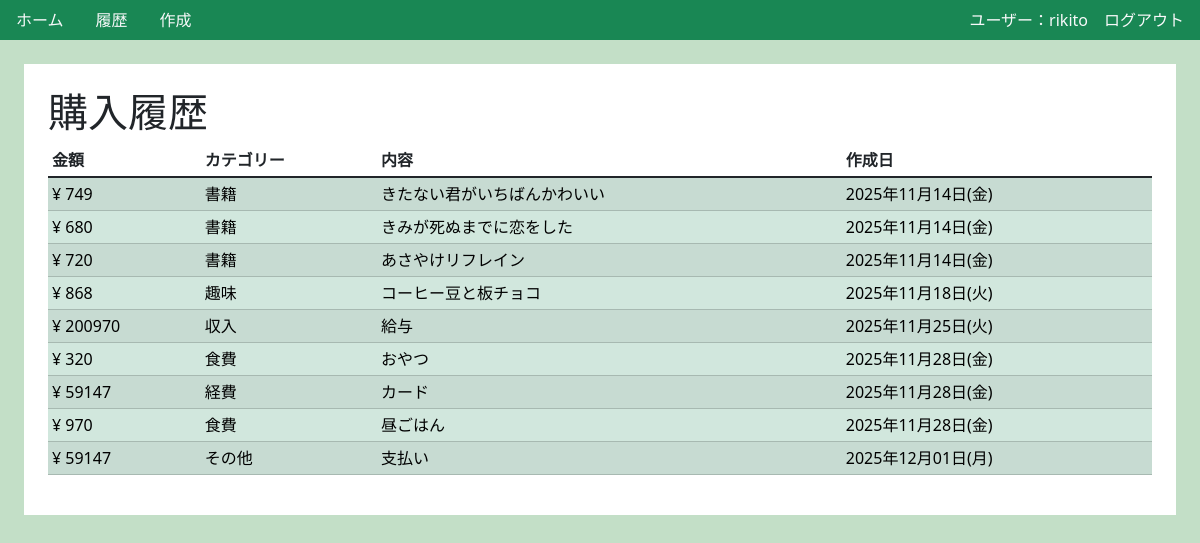
Before: /history (signed in) with the older database file.
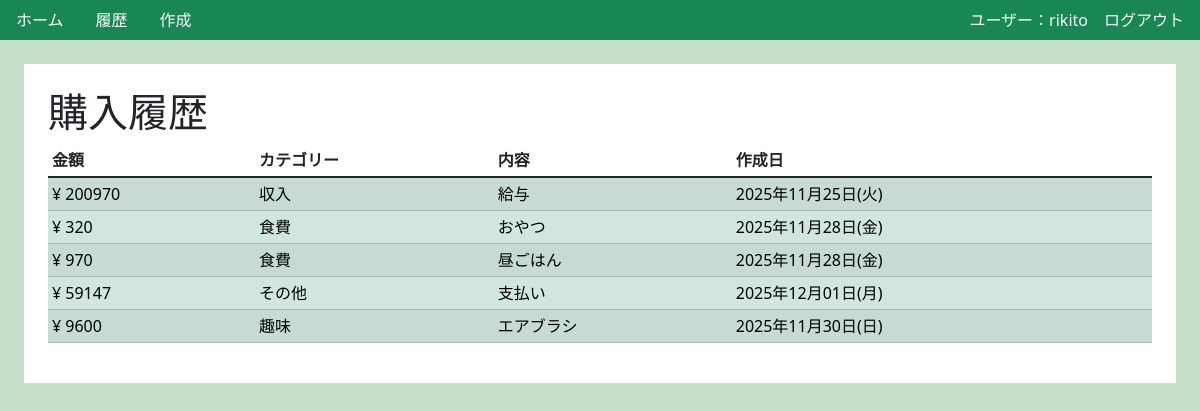
After: the same page with the newer database file.
### homebudget/models.py (models this page shows, shortened)
class HomoBudget(models.Model):
    category = models.CharField(max_length=100, choices=CATEGORY)
    price = models.IntegerField()
    content = models.CharField(max_length=100, default="")
    created_at = models.DateField()

### homebudget/views.py (the view)
# urls.py: path('history', views.ListHomeView.as_view(),name="history"),
class ListHomeView(LoginRequiredMixin,ListView):
    model = HomoBudget
    template_name = "homebudget/list.html"

### homebudget/templates/homebudget/list.html (shortened to what this page needs)
{% extends 'base.html' %}
{% block h1 %}購入履歴{% endblock h1 %}
{% block content %}
<div class="d-flex justify-content-center">
    <table class=" table table-striped table-sm table-hover  border-success ">
        <thead>
            <tr>
                <th scope="col" class="text-dark"">金額</th>
                <th scope="col" class="text-dark"">カテゴリー</th>
                <th scope="col" class="text-dark"">内容</th>
                <th scope="col" class="text-dark"">作成日</th>
            </tr>
        </thead>
        <tbody class="table-group-divider">
            {% for obj in  object_list%}
            <tr class="table-success">
                <td>¥ {{obj.price}}</td>
                <td>{{obj.get_category_display}}</td>
                <td>{{obj.content}}</td>
                <td>{{obj.created_at|date:"Y年m月d日(D)  "}}</td>
            </tr>
            {% endfor %}
        </tbody>
    </table>
</div>
{% endblock content %}

### templates/base.html (shortened to what this page needs)
{% load static %}
{% load humanize %}
<!DOCTYPE html>
<html lang="ja">
<head>
    <link
        href="https://cdn.jsdelivr.net/npm/bootstrap@5.3.8/dist/css/bootstrap.min.css"
        rel="stylesheet"
    />
    <link rel="stylesheet" type="text/css" href="{% static 'css/style.css' %}" >
</head>
<body>
    <header>
    <nav class="navbar navbar-dark bg-success sticky-top">
        <div class="nav-bar d-flex flex-row">
            {% if request.user.is_authenticated %}
            <a class="nav-link mx-3 text-light" href="{% url 'homebudget:index' %}" >ホーム</a>
            <a class="nav-link mx-3 text-light" href="{% url 'homebudget:history' %}" >履歴</a>
            <a class="nav-link mx-3 text-light" href="{% url 'homebudget:create' %}" >作成</a>
            {% endif %}
        </div>
        <div class="nav-bar d-flex flex-row">
            {% if request.user.is_authenticated %}
                <label class="text-light" for="">ユーザー：{{request.user.username}}</label>
                <form method="POST" action="{% url 'accounts:logout' %}">
                    <button class="text-light nav-link mx-3" type="submit">ログアウト</button>
                </form>
            {% else %}
                <a href="{% url 'accounts:login' %}" class="text-light nav-link mx-3">ログイン</a>
                <a href="{% url 'accounts:singup' %}" class="text-light nav-link mx-3">会員登録</a>
            {% endif %}
        </div>
    </nav>
    </header>
    <div class="p-4 m-4 bg-body">
    <h1>{% block h1 %} {% endblock %}</h1>
        {% block content %} {% endblock %}
</body>
</html>

### static/css/style.css (style rules this page uses)
a { text-decoration: none; }
body { background-color: #c3dfc7; }

Changed rows visible on the page:
removed HomoBudget: price "749", category "書籍", content "きたない君がいちばんかわいい", created_at "2025年11月14日(金)"
removed HomoBudget: price "680", category "書籍", content "きみが死ぬまでに恋をした", created_at "2025年11月14日(金)"
removed HomoBudget: price "720", category "書籍", content "あさやけリフレイン", created_at "2025年11月14日(金)"
removed HomoBudget: price "868", category "趣味", content "コーヒー豆と板チョコ", created_at "2025年11月18日(火)"
removed HomoBudget: price "59147", category "経費", content "カード", created_at "2025年11月28日(金)"
added HomoBudget: price "9600", category "趣味", content "エアブラシ", created_at "2025年11月30日(日)"
